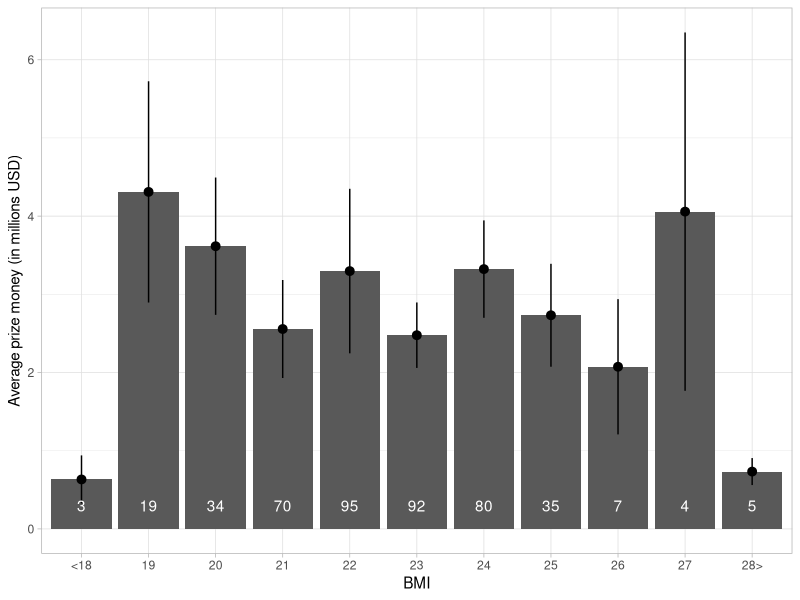
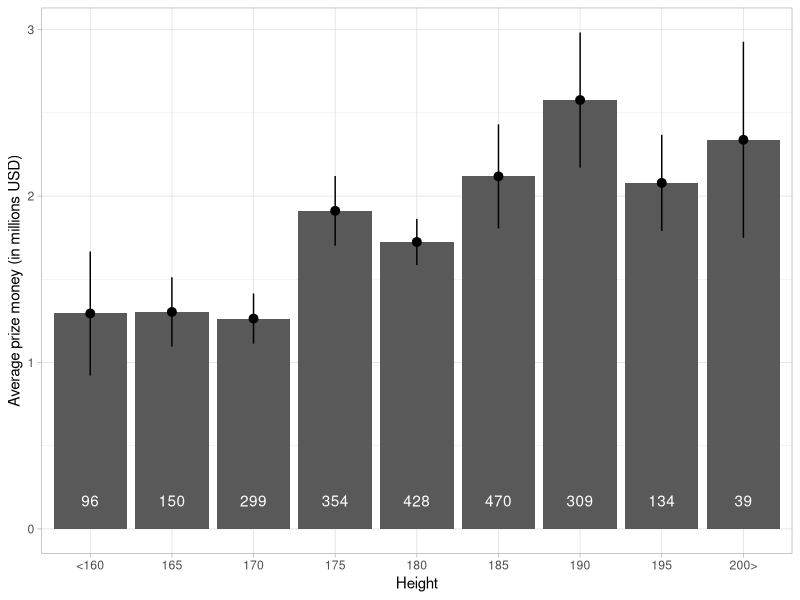
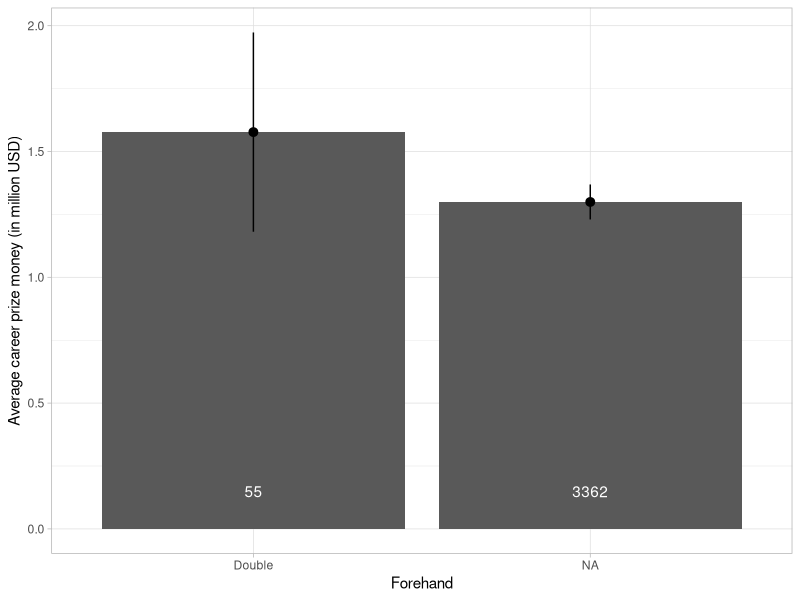
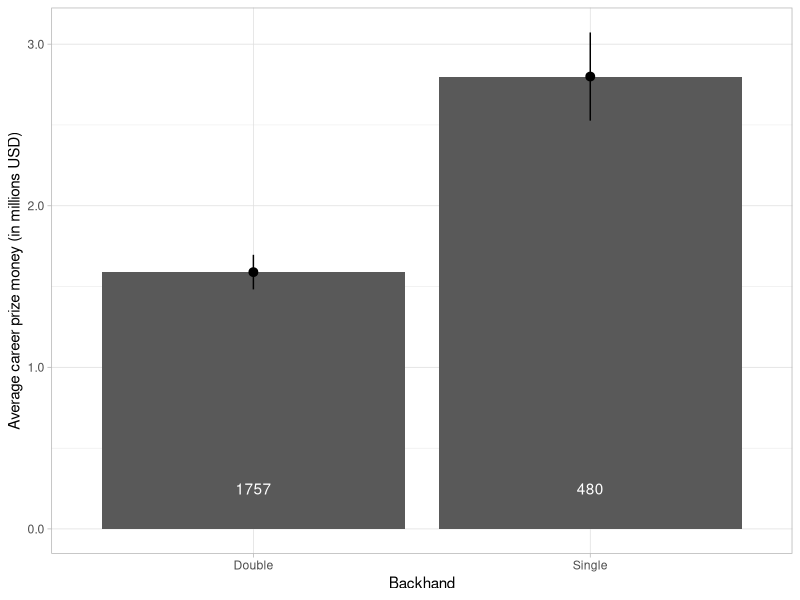
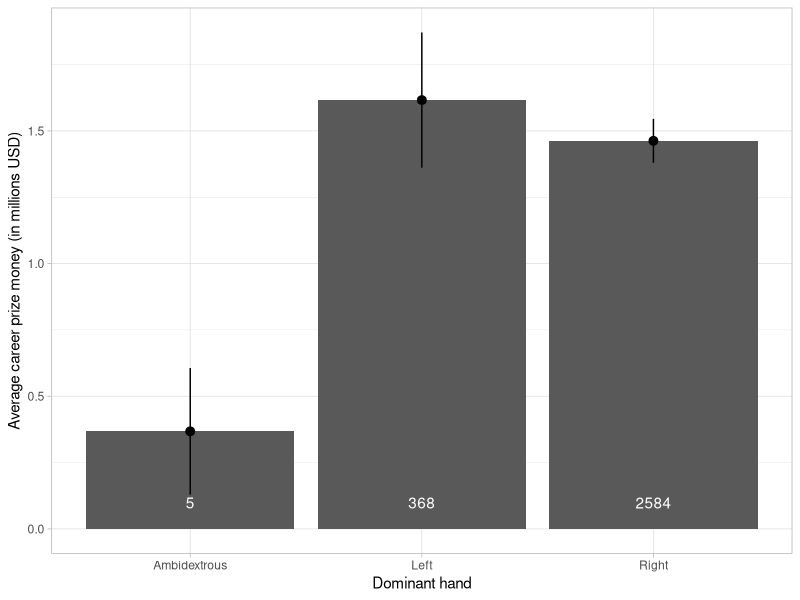

Write the R code that produced these figures, in order.
library(tidyverse)
library(ggplot2)

graph1 <- read_csv("huge_csv.csv") |>
  filter(height != 0) |>
  mutate(BMI = (weight/1000)/(height^2)) |>
  mutate(weight_kg = weight/1000)

#BMI
BMI_filtered <- graph1 |> 
  filter(!is.na(BMI)) |> 
  mutate(BMI_bin = case_when(
    BMI < 18.5 ~ "<18",
    BMI >= 27.5 ~ "28>",
    TRUE ~ as.character(round(BMI))
  )) |>
  group_by(BMI_bin) |>
  summarise(average_money = mean(prize_money),
            sd_money = sd(prize_money),
            n = n()) |>
  mutate(
    se_money = sd_money / sqrt(n),
    lower_money = average_money - se_money,
    upper_money = average_money + se_money)

ggplot(data = BMI_filtered) +
  aes(x = BMI_bin, y = average_money) +
  theme_light() +
  scale_x_discrete() +
  scale_y_continuous(labels = scales::number_format(scale = 1e-6, accuracy = 1, suffix = "")) + 
  stat_summary_bin(fun = "mean", geom = "col", binwidth = 1) +
  labs(y = "Average prize money (in millions USD)",
       x = "BMI") +
  geom_pointrange(aes(ymin = lower_money, ymax = upper_money, na.rm = NULL)) +
  geom_text(aes(label = n), y = 300000, color = 'white')

#HEIGHT
height_filtered <- graph1 |> 
  filter(!is.na(height)) |> 
  mutate(height_bin = case_when(
    height >= 1.975 ~ "200>",
    height < 1.625 ~ "<160",
    TRUE ~ as.character(round(height*20)*5)
  )) |>
  group_by(height_bin) |>
  summarise(average_money = mean(prize_money),
            sd_money = sd(prize_money),
            n = n()) |>
  mutate(
    se_money = sd_money / sqrt(n),
    lower_money = average_money - se_money,
    upper_money = average_money + se_money)

ggplot(data = height_filtered) +
  aes(x = height_bin, y = average_money) +
  theme_light() +
  scale_x_discrete() +
  scale_y_continuous(labels = scales::number_format(scale = 1e-6, accuracy = 1, suffix = "")) + 
  stat_summary_bin(fun = "mean", geom = "col", binwidth = 5) +
  labs(y = "Average prize money (in millions USD)",
       x = "Height") +
  geom_pointrange(aes(ymin = lower_money, ymax = upper_money, na.rm = NULL)) +
  geom_text(aes(label = n), y = 170000, color = 'white')

#FOREHAND
forehand_filtered <- read_csv("huge_csv.csv") |> 
  group_by(forehand) |> 
  summarise(average_money = mean(prize_money),
            sd_money = sd(prize_money),
            n = n()) |>
  mutate(
    se_money = sd_money / sqrt(n),
    lower_money = average_money - se_money,
    upper_money = average_money + se_money)

ggplot(data = forehand_filtered) +
  aes(x = forehand, y = average_money) +
  theme_light()+
  scale_y_continuous(labels = scales::number_format(scale = 1e-6, accuracy = 0.1, suffix = ""))+
  geom_col()+
  geom_pointrange(aes(ymin = lower_money, ymax = upper_money))+
  annotate("text",                        
           x = NA, y = 150000, 
           label = "3362", 
           family = 'sans', 
           colour = 'white')+
  annotate("text", 
           x = 'double', y = 150000, 
           label = "55", 
           family = 'sans', 
           colour = 'white') + 
  labs(y = "Average career prize money (in million USD)",
       x = "Forehand")+
  scale_x_discrete(labels = c("double" = "Double"))

#BACKHAND
backhand_filtered <- read_csv('huge_csv.csv') |> 
  filter(!is.na(backhand)) |> 
  group_by(backhand) |>
  summarise(average_money = mean(prize_money),
            sd_money = sd(prize_money),
            n = n()) |>
  mutate(
    se_money = sd_money / sqrt(n),
    lower_money = average_money - se_money,
    upper_money = average_money + se_money)

ggplot(data = backhand_filtered) +
  aes(x = backhand, y = average_money) +
  theme_light()+
  geom_col()+
  geom_pointrange(aes(ymin = lower_money, ymax = upper_money))+
  scale_y_continuous(labels = scales::number_format(scale = 1e-6, accuracy = 0.1, suffix = ""))+
  annotate("text",                        
           x = 'single', y = 250000, 
           label = "480", 
           family = 'sans',
           color = 'white')+
  annotate("text", 
           x = 'double', y = 250000, 
           label = "1757", 
           family = 'sans',
           color = 'white') + 
  labs(y = "Average career prize money (in millions USD)",
       x = "Backhand") +
  scale_x_discrete(labels = c("double" = "Double", "single" = "Single"))

#DOMINANT_HAND
dominant_hand_filtered <- read_csv("huge_csv.csv") |> 
  filter(!is.na(dominant_hand)) |> 
  group_by(dominant_hand) |>
  summarise(average_money = mean(prize_money),
            sd_money = sd(prize_money),
            n = n()) |>
  mutate(
    se_money = sd_money / sqrt(n),
    lower_money = average_money - se_money,
    upper_money = average_money + se_money)

ggplot(data = dominant_hand_filtered) +
  aes(x = dominant_hand, y = average_money) +
  theme_light()+
  scale_y_continuous(labels = scales::number_format(scale = 1e-6, accuracy = 0.1, suffix = ""))+
  geom_col()+
  geom_pointrange(aes(ymin = lower_money, ymax = upper_money))+
  annotate("text",                        
           x = 'right', y = 100000, 
           label = "2584", 
           family = 'sans', 
           colour = 'white')+
  annotate("text", 
           x = 'left', y = 100000, 
           label = "368", 
           family = 'sans', 
           colour = 'white') +
  annotate("text", 
           x = 'ambidextrous', y = 100000, 
           label = "5", 
           family = 'sans', 
           colour = 'white') + 
  labs(x = 'Dominant hand',                                                    
       y = 'Average career prize money (in millions USD)') +
  scale_x_discrete(labels = c("ambidextrous" = "Ambidextrous", "left" = "Left", "right" = "Right"))
